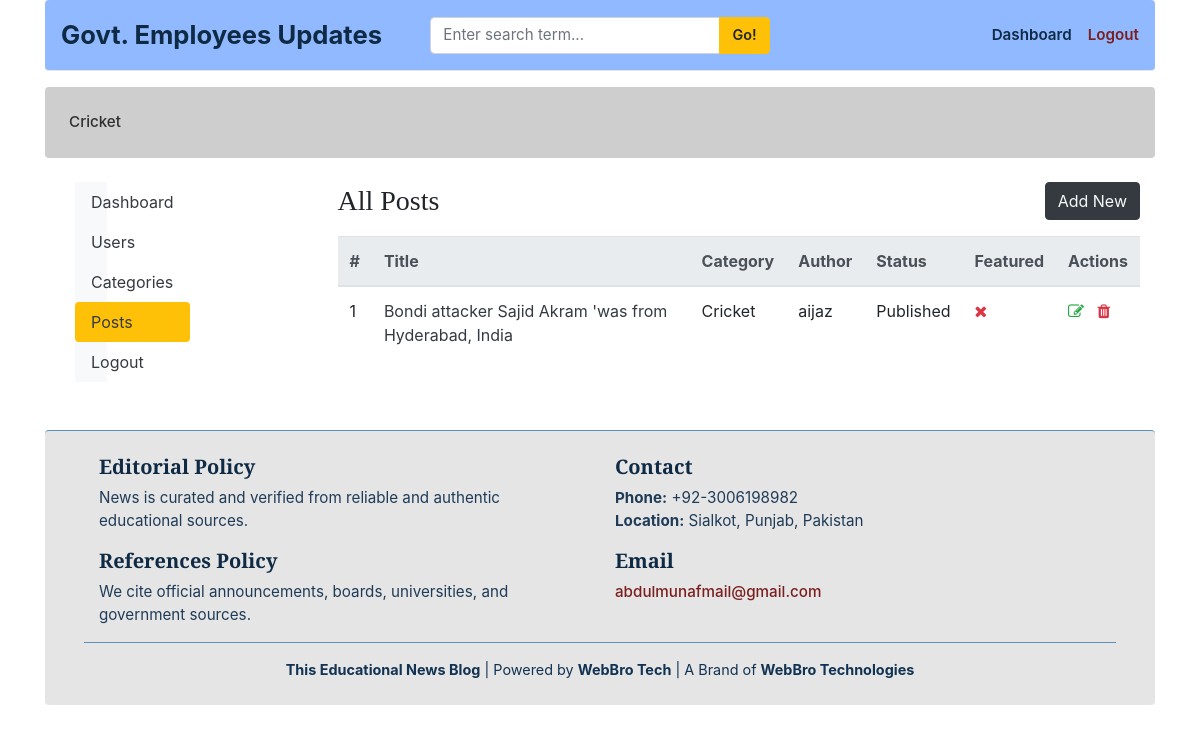
Before: /dashboard/posts/ (signed in) with the older database file.
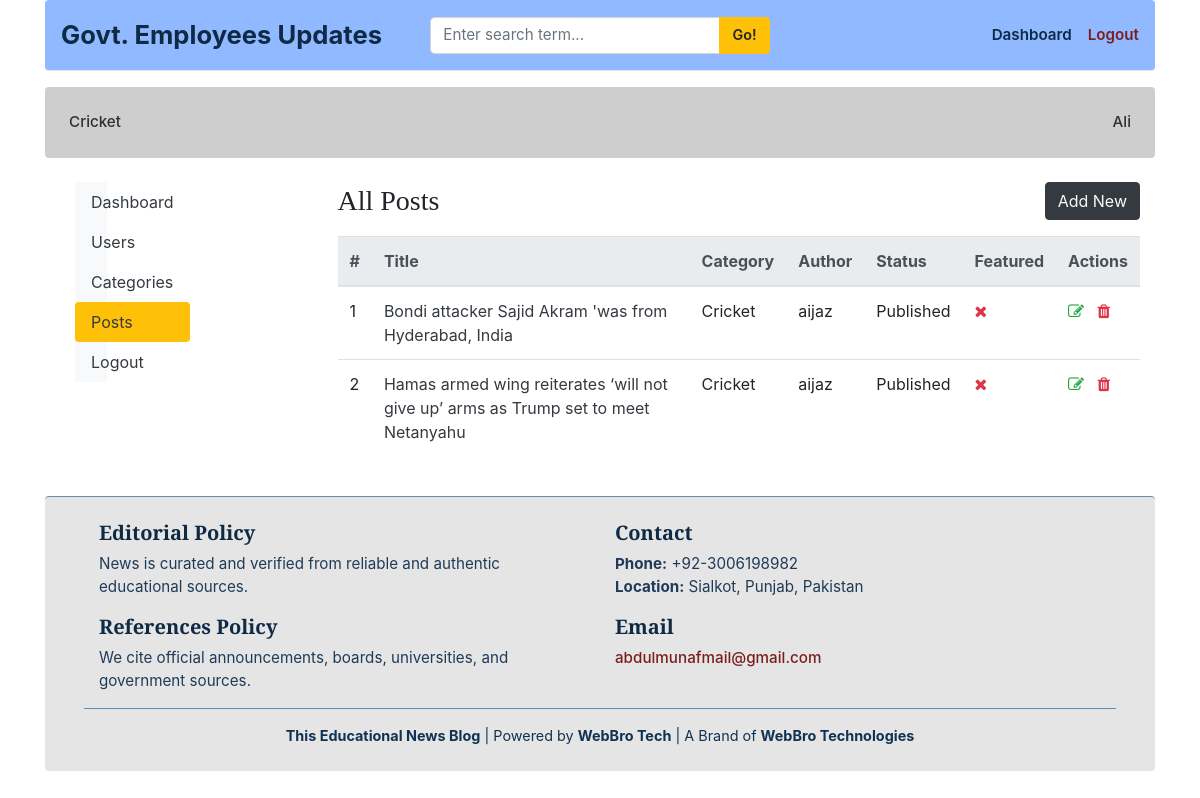
After: the same page with the newer database file.
### blogs/models.py (models this page shows, shortened)
class Category(models.Model):
    category_name = models.CharField(max_length=50, unique=True)
    created_at = models.DateTimeField(auto_now_add=True)
    updated_at = models.DateTimeField(auto_now=True)
    class Meta:
        verbose_name_plural = 'Categories'
    def __str__(self):
        return self.category_name

class Blog(models.Model):
    title = models.CharField(max_length=100)
    slug = models.SlugField(max_length=150, blank=True, unique=True)
    category = models.ForeignKey(Category, on_delete=models.CASCADE)
    auther = models.ForeignKey(User, on_delete=models.CASCADE , null=True)
    featured_image = models.ImageField(upload_to='uploads/%y/%m/%d')
    short_description = HTMLField()
    blog_body = HTMLField()
    pdf_file = models.FileField(upload_to='pdfs/', blank=True, null=True)
    status = models.CharField(max_length=20, choices = STATUS_CHOICES, default = "Draft")
    is_featured = models.BooleanField(default=False)
    created_at = models.DateTimeField(auto_now_add=True)
    updated_at = models. DateTimeField(auto_now=True)

### dashboards/views.py (the view)
# urls.py: path('posts/', views.posts, name='posts'),
def posts(request):
    posts = Blog.objects.all()
    context={
        'posts': posts
    }
    return render(request, 'dashboard/posts.html', context)

### blogs/context_processors.py (called while the page is built)
def get_categories(request):
    categories = Category.objects.all()
    return dict(categories=categories)

def get_social_links(request):
    social_links = SocialLinks.objects.all()
    return dict(social_links=social_links)

### templates/dashboard/posts.html (shortened to what this page needs)
{% extends 'base.html' %}
{% block content %}
<div class="container mt-4">
    <div class="row">
        <aside class="col-md-3 mb-4">
            {% include 'dashboard/sidebar.html' %}
        </aside>
        <main class="col-md-9">
            <div class="d-flex justify-content-between align-items-center mb-3">
                <h3 class="mb-0">All Posts</h3>
                <a href="{% url 'add_post' %}" class="btn btn-dark text-light">
                    Add New
                </a>
            </div>
            <div class="table-responsive">
                <table class="table table-hover" aria-label="Posts Table" itemscope itemtype="https://schema.org/Blog">
                    <thead class="thead-light">
                        <tr>
                            <th scope="col">#</th>
                            <th scope="col">Title</th>
                            <th scope="col">Category</th>
                            <th scope="col">Author</th>
                            <th scope="col">Status</th>
                            <th scope="col">Featured</th>
                            <th scope="col">Actions</th>
                        </tr>
                    </thead>
                    <tbody>
                        {% for post in posts %}
                        <tr itemscope itemtype="https://schema.org/BlogPosting">
                            <td>{{ forloop.counter }}</td>
                            <td itemprop="headline">
                                <a href="{% url 'post_detail' post.slug %}" class="text-dark">
                                    {{ post.title }}
                                </a>
                            </td>
                            <td itemprop="keywords">{{ post.category }}</td>
                            <td itemprop="author">{{ post.auther }}</td>
                            <td>
                                <span itemprop="articleSection">{{ post.status }}</span>
                            </td>
                            <td>
                                {% if post.is_featured %}
                                    <i class="fa fa-check text-success" aria-label="Featured"></i>
                                {% else %}
                                    <i class="fa fa-times text-danger" aria-label="Not Featured"></i>
                                {% endif %}
                            </td>
                            <td>
                                {% if perms.auth.change_post %}
                                    <a href="{% url 'edit_post' post.id %}" aria-label="Edit Post">
                                        <i class="fa fa-edit text-success"></i>
                                    </a>
                                {% endif %}
                                {% if perms.auth.delete_post %}
                                    <a href="{% url 'delete_post' post.id %}" aria-label="Delete Post">
                                        <i class="fa fa-trash text-danger"></i>
                                    </a>
                                {% endif %}
                            </td>
                        </tr>
                        {% endfor %}
                    </tbody>
                </table>
            </div>
        </main>
    </div>
</div>
{% endblock %}

### templates/base.html (shortened to what the changed rows need)
{% load static %}
<!DOCTYPE html>
<html lang="en">
<head>
  <link href="https://getbootstrap.com/docs/4.0/dist/css/bootstrap.min.css" rel="stylesheet">
  <link href="{% static 'css/blog.css' %}" rel="stylesheet">
  <link rel="stylesheet"
        href="https://cdnjs.cloudflare.com/ajax/libs/font-awesome/4.7.0/css/font-awesome.min.css">
</head>
<body>
<div class="container">
  <div class="p-3 mb-3 rounded nav-scroller"
      style="background-color:#cecece;">
    <nav class="nav d-flex justify-content-between flex-wrap">
      {% for cat in categories %}
        <a href="{% url 'posts_by_category' cat.id %}"
          class="p-2 nav-link"
          style="color:#2f2f2f;
                  font-weight:500;
                  font-size:0.95rem;
                  text-decoration:none;">
          {{ cat.category_name }}
        </a>
      {% endfor %}
    </nav>
  </div>
  {% block content %}
  {% endblock %}
</div>
</body>
</html>

Changed rows visible on the page:
added Category: category_name "Ali"
added Blog: title "Hamas armed wing reiterates ‘will not give up’ arms as Trump set to meet Netanyahu", category "Cricket", auther "aijaz", status "Published", is_featured False (drawn)
